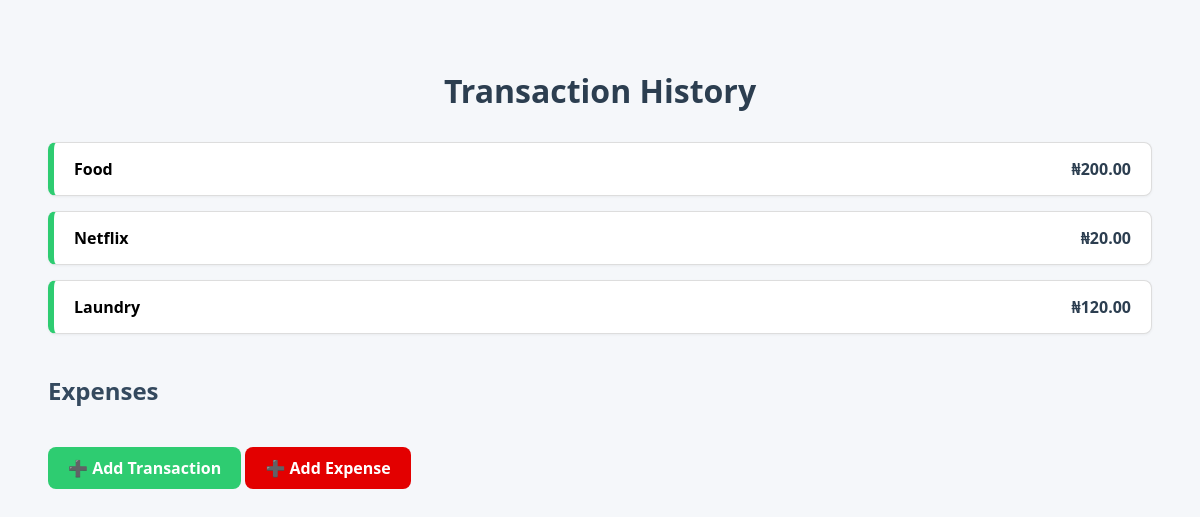
The app's page /, older data.
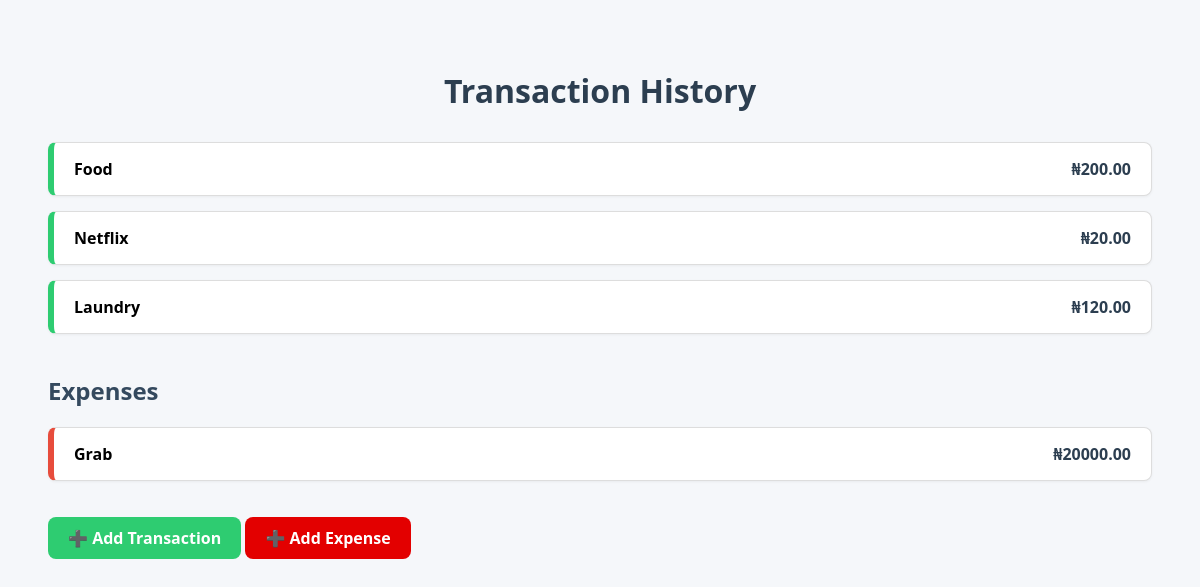
The same page, newer data.
### budget/models.py (models this page shows, shortened)
class Transaction(models.Model):
    TRANSACTION_TYPES = (
        ('IN', 'Income'),
        ('EX', 'Expense'),
    )
    title = models.CharField(max_length=100)
    amount = models.DecimalField(max_digits=10, decimal_places=2)
    type = models.CharField(max_length=2, choices=TRANSACTION_TYPES)
    date = models.DateField(auto_now_add=True)

class Expense(models.Model):
    title = models.CharField(max_length=100)
    amount = models.DecimalField(max_digits=10, decimal_places=2)
    date = models.DateField(auto_now_add=True)

### budget/views.py (the view)
# urls.py: path('', views.transaction_list, name='transaction-list'),
def transaction_list(request):
    expense = Expense.objects.all()  # Fetch all expenses
    transactions = Transaction.objects.order_by('-date')  # latest first
    return render(request, 'budget/transaction_list.html', {'transactions': transactions, 'expense': expense})

### budget/templates/budget/transaction_list.html (shortened to what this page needs)
<!DOCTYPE html>
<html>
  <head>
  </head>
  <body>
    <h1>Transaction History</h1>
    {% if transactions %}
    <ul>
      {% for txn in transactions %}
      <li class="{% if txn.type == 'EX' %}expense{% endif %}">
        <span class="title">{{ txn.title }}</span>
        <span class="amount">₦{{ txn.amount }}</span>
      </li>
      {% endfor %}
      <h2>Expenses</h2>
      {% for exp in expense %}
      <li class="expense">
        <span class="title">{{ exp.title }}</span>
        <span class="amount">₦{{ exp.amount }}</span>
      </li>
      {% endfor %}
    </ul>
    {% else %}
    <p class="no-data">No transactions recorded yet.</p>
    {% endif %}
    <a href="{% url 'add-transaction' %}" class="button">➕ Add Transaction</a>
    <a href="{% url 'add-expense' %}" class="add_button">➕ Add Expense</a>
  </body>
</html>

Row changes from the older to the newer data that the page shows:
added Expense: title "Grab", amount "20000.00"
